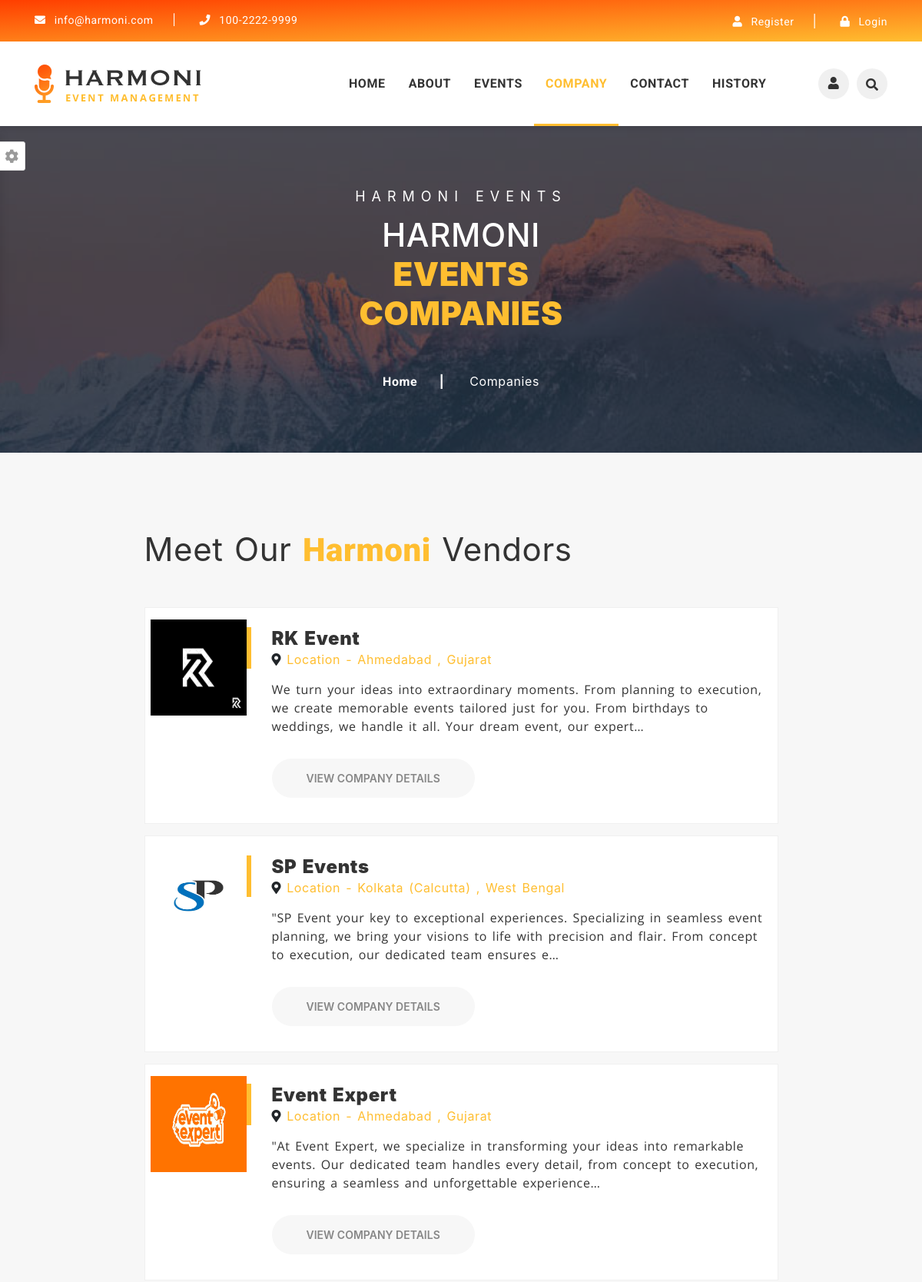
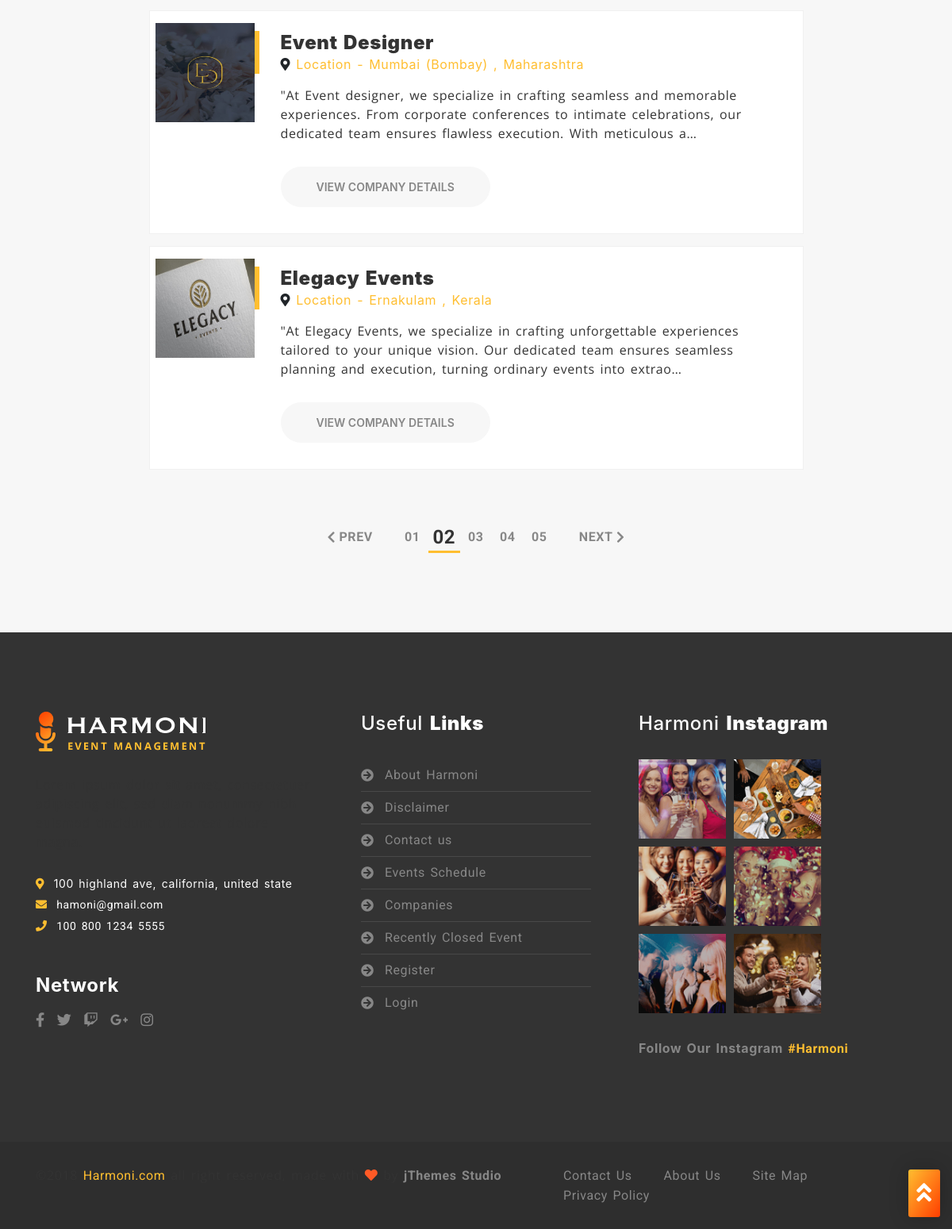
The page /company/ on the database its author committed (2 pictures, top to bottom).
### event_data/models.py (models this page shows, shortened)
class Company(models.Model):
    name = models.CharField(max_length=255)
    email = models.EmailField()
    contact_number = models.CharField(max_length=12)
    street_address = models.CharField(max_length=200)
    city_id = models.ForeignKey('City', on_delete=models.CASCADE)
    state_id = models.ForeignKey('State' , on_delete=models.CASCADE)
    companyLogo_path = models.ImageField(default='default.jpg' , upload_to = 'company_img/')
    description = models.TextField(default=None)
    User_id = models.ForeignKey('auth.User', on_delete=models.CASCADE)
    slug = models.SlugField(unique = True , null=True , blank=True , max_length=100)

class City(models.Model):
    city_name = models.CharField(max_length=255)
    state_id = models.ForeignKey('State' ,  on_delete=models.CASCADE)
    def __str__(self):
        return self.city_name

class State(models.Model):
    state_name = models.CharField(max_length=255)
    def __str__(self):
        return self.state_name

### EventManagement/views.py (the view)
# urls.py: path('company/',views.company,name="company"),
def company(request):
    active = "vendor"
    company_obj = Company.objects.all()
    contaxt={
        'active' : active,
        'company' : company_obj
    }
    return render(request , 'user/company.html',contaxt)

### templates/user/company.html (shortened to what this page needs)
{% extends 'user/base.html' %}
{% load static %}
{% block content %}
		<section id="breadcrumb-section" class="breadcrumb-section clearfix">
			<div class="jarallax" style="background-image: url('{% static 'assets/images/breadcrumb/0.breadcrumb-bg.jpg' %}');">
				<div class="overlay-black">
					<div class="container">
						<div class="row justify-content-center">
							<div class="col-lg-6 col-md-12 col-sm-12">
								<div class="breadcrumb-title text-center mb-50">
									<span class="sub-title">harmoni events</span>
									<h2 class="big-title">harmoni <strong>Events Companies</strong></h2>
								</div>
								<div class="breadcrumb-list">
									<ul>
										<li class="breadcrumb-item"><a href="index-1.html" class="breadcrumb-link">Home</a></li>
										<li class="breadcrumb-item active" aria-current="page">Companies</li>
									</ul>
								</div>
							</div>
						</div>
					</div>
				</div>
			</div>
		</section>
		<section id="event-section" class="event-section bg-gray-light sec-ptb-100 clearfix">
			<div class="container">
				<div class="row justify-content-center">
					<div class="col-lg-9 col-md-12 col-sm-12">
							<div class="section-title mb-50">
					<h5 class="big-title">Meet Our <strong><a style="color:#FFBE30;" disabled >Harmoni </strong></a> vendors</h5>
					</div>
						<div class="tab-content">
							<div id="list-style" class="tab-pane fade in active show">
								{% for i in company %}
								<form action="{% url 'company_profile' slug=i.slug%}" method="POST">
								<div class="event-list-item clearfix">
									<div class="event-image"  style="left:-8px; padding-left:-13%;width: 250px;margin-right: -10;margin-right:-30;margin-right: -100px;">
										<img src="{{i.companyLogo_path.url}}" alt="Image_not_found">
									</div>
									<div class="event-content">
										<div class="event-title mb-15">
											<h3 class="title">
												 <strong>{{i.name}}</strong>
											</h3>
											<i class="fas fa-map-marker-alt"></i>
											<span class="ticket-price yellow-color">Location - {{i.city_id}} , {{i.state_id}}</span>
										</div>
										<p class="discription-text mb-30">
											{{i.description | truncatechars:200}}
										</p>
										<div class="event-info-list ul-li clearfix">
											<ul>
												<li>
													<button href="#!" type="submit" class="tickets-details-btn">
															View Company Details
													</button>
												</li>
											</ul>
										</div>
									</div>
								</div>
								</form>
								{% endfor %}
								<div class="pagination ul-li clearfix">
									<ul>
										<li class="page-item prev-item">
											<a class="page-link" href="#!">Prev</a>
										</li>
										<li class="page-item"><a class="page-link" href="#!">01</a></li>
										<li class="page-item active"><a class="page-link" href="#!">02</a></li>
										<li class="page-item"><a class="page-link" href="#!">03</a></li>
										<li class="page-item"><a class="page-link" href="#!">04</a></li>
										<li class="page-item"><a class="page-link" href="#!">05</a></li>
										<li class="page-item next-item">
											<a class="page-link" href="#!">Next</a>
										</li>
									</ul>
								</div>
							</div>
								</div>
							</div>
						</div>
					</div>
		</section>
{% endblock content %}

### templates/user/base.html (shortened to what this page needs)
<!DOCTYPE html>
<html lang="en">
{% load static %}
<head>
		<link rel="stylesheet" type="text/css" href="{% static 'assets/css/bootstrap.min.css' %}">
		<link rel="stylesheet" type="text/css" href="{% static 'assets/css/fontawesome-all.css' %}">
		<link rel="stylesheet" type="text/css" href="{% static 'assets/css/flaticon.css' %}">
		<link rel="stylesheet" type="text/css" href="{% static 'assets/css/slick.css' %}">
		<link rel="stylesheet" type="text/css" href="{% static 'assets/css/slick-theme.css' %}">
		<link rel="stylesheet" type="text/css" href="{% static 'assets/css/animate.css' %}">
		<link rel="stylesheet" type="text/css" href="{% static 'assets/css/owl.carousel.min.css' %}">
		<link rel="stylesheet" type="text/css" href="{% static 'assets/css/owl.theme.default.min.css' %}">
		<link rel="stylesheet" type="text/css" href="{% static 'assets/css/magnific-popup.css' %}">
		<link rel="stylesheet" type="text/css" href="{% static 'assets/css/jquery.mCustomScrollbar.min.css' %}">
		<link rel="stylesheet" type="text/css" href="{% static 'assets/css/calendar.css' %}">
		<link rel="stylesheet" type="text/css" href="{% static 'assets/css/colors/style-switcher.css' %}">
		<link id="color_theme" rel="stylesheet" type="text/css" href="{% static 'assets/css/colors/default.css' %}">
		<link rel="stylesheet" type="text/css" href="{% static 'assets/css/style.css' %}">
		<link rel="stylesheet" type="text/css" href="{% static 'assets/css/colors/style-switcher.css' %}">
		<link rel="stylesheet" href="https://cdnjs.cloudflare.com/ajax/libs/font-awesome/5.15.3/css/all.min.css">
        <link rel="stylesheet" href="{% static 'https://cdn.jsdelivr.net/npm/bootstrap@4.0.0/dist/css/bootstrap.min.css' %}">
	</head>
	<body class="default-header-p">
		<div class='backtotop'>
			<a href="#thetop" class='scroll'>
				<i class="fas fa-angle-double-up"></i>
			</a>
		</div>
		<header id="header-section" class="header-section default-header-section auto-hide-header clearfix">
			<div class="header-top">
				<div class="container">
					<div class="row">
						<div class="col-lg-6">
							<div class="basic-contact">
								<ul>
									{% if user.is_authenticated %}
									<li>
										<a href="#!">
											<i class="fas fa-envelope"></i>
											{{user.email}}
										</a>
									</li>
									{% else %}
									<li>
										<a href="#!">
											<i class="fas fa-envelope"></i>
											info@harmoni.com
										</a>
									</li>
									<li>
										<a href="#!">
											<i class="fas fa-phone"></i>
											100-2222-9999
										</a>
									</li>
									{% endif %}
								</ul>
							</div>
						</div>
						<div class="col-lg-6">
							<div class="register-login-group">
								<ul>
									<li>
										{% if user.is_authenticated %}
										<a href="{% url "profile" %}">
											<i class="fas fa-user"></i>
											{{user.username}}
										</a>
										{% else %}
										<a href="{% url 'register' %}">
											<i class="fas fa-user"></i>
											Register
										</a>
										{% endif %}
									</li>
									<li>
										{% if user.is_authenticated %}
										<a href="#" data-toggle="modal" data-target="#exampleModal">
											<i class="fas fa-sign-out-alt" data-toggle="modal" data-target="#exampleModalCenter"></i>
											Logout
										</a>
										{% else %}
										<a href="{% url 'login' %}" >
											<i class="fas fa-lock"></i>
											Login
										</a>
										{% endif %}
									</li>
								</ul>
							</div>
						</div>
					</div>
				</div>
			</div>
			<div class="header-bottom">
				<div class="container">
					<div class="row">
						<div class="col-lg-3">
							<div class="site-logo-wrapper">
								<a href="{% url 'home' %}" class="logo">
									<img src="{% static 'assets/images/0.site-logo.png' %}" alt="logo_not_found">
								</a>
							</div>
						</div>
						<div class="col-lg-9">
							<div class="mainmenu-wrapper">
								<div class="row">
									<div class="col-lg-10">
										<div class="menu-item-list ul-li clearfix">
											<ul>
												<li class="menu-item-has-children{% if active == 'home' %} active{% endif %}">
													<a href="{% url 'index' %}">home</a>
												</li>
												<li class="menu-item-has-children{% if active == 'about' %} active{% endif %}">
													<a href="{% url 'about' %}">about</a>
												</li>
												<li class="menu-item-has-children{% if active == 'event' %} active{% endif %}">
													<a href="{% url 'event' %}">events</a>
												</li>
												<li class="menu-item-has-children{% if active == 'vendor' %} active{% endif %}">
													<a href="{% url 'company' %}">Company</a>
												</li>
												<li class="menu-item-has-children{% if active == 'contact' %} active{% endif %}">
													<a href="{% url 'contact' %}">Contact</a>
												</li>
												{% if user.is_staff %}
													<li class="menu-item-has-children{% if active == 'myevent' %} active{% endif %}">
														<a href="{% url 'myevent' %}">My Events</a>
													</li>
												{% else %}
													<li class="menu-item-has-children{% if active == 'history' %} active{% endif %}">
														<a href="{% url 'history' %}">History</a>
													</li>
												{% endif %}
											</ul>
										</div>
									</div>
									<div class="col-lg-2">
										<div class="user-search-btn-group ul-li clearfix">
											<ul>
												<li>
													{% if user.profile_pics %}
													<a href="#">
														 <img src="{{user.profile_pics.image.url}}" class="rounded-circle" style="height: 43px; width: 150px;" ></img>
													</a>
													{% else %}
													<a href="#!">
														<i class="fas fa-user"></i>
													</a>
													{% endif %}
												</li>
												<li>
													<button type="button" class="toggle-overlay search-btn">
														<i class="fas fa-search"></i>
													</button>
												</li>
											</ul>
										</div>
									</div>
								</div>
							</div>
						</div>
					</div>
				</div>
			</div>
		</header>
        {% block content %}
        {% endblock content %}
		<footer id="footer-section" class="footer-section footer-section2 clearfix">
			<div class="footer-top sec-ptb-100 clearfix">
				<div class="container">
					<div class="row">
						<div class="col-lg-4 col-md-6 col-sm-12">
							<div class="about-wrapper">
								<div class="site-logo-wrapper mb-30">
									<a href="index-1.html" class="logo">
										<img src="{% static 'assets/images/1.site-logo.png' %}" alt="logo_not_found">
									</a>
								</div>
								<p class="mb-30">
								</p>
								<div class="basic-info ul-li-block mb-50">
									<ul>
										<li>
											<i class="fas fa-map-marker-alt"></i>
											100 highland ave, california, united state
										</li>
										<li>
											<i class="fas fa-envelope"></i>
											<a href="#!">hamoni@gmail.com</a>
										</li>
										<li>
											<i class="fas fa-phone"></i>
											<a href="#!">100 800 1234 5555</a>
										</li>
									</ul>
								</div>
								<div class="social-links ul-li">
									<h3 class="social-title">network</h3>
									<ul>
										<li>
											<a href="#!"><i class="fab fa-facebook-f"></i></a>
										</li>
										<li>
											<a href="#!"><i class="fab fa-twitter"></i></a>
										</li>
										<li>
											<a href="#!"><i class="fab fa-twitch"></i></a>
										</li>
										<li>
											<a href=""><i class="fab fa-google-plus-g"></i></a>
										</li>
										<li>
											<a href="https://www.instagram.com/i_am_nil_patel_/?utm_source=qr&igsh=c25xbHZjaGhwNHk0"><i class="fab fa-instagram"></i></a>
										</li>
									</ul>
								</div>
							</div>
						</div>
						<div class="col-lg-4 col-md-6 col-sm-12">
							<div class="usefullinks-wrapper ul-li-block">
								<h3 class="footer-item-title">
									useful <strong>links</strong>
								</h3>
								<ul>
									<li><a href="{% url 'about' %}">About Harmoni</a></li>
									<li><a href="#!">Disclaimer</a></li>
									<li><a href="{% url 'contact' %}">Contact us</a></li>
									<li><a href="{% url 'event' %}">Events Schedule</a></li>
									<li><a href="{% url 'company' %}">Companies</a></li>
									<li><a href="{% url 'closed_event' %}">Recently Closed Event</a></li>
									{% if user.is_authenticated %}
										{% if request.user.is_staff %}
										<li><a href="{% url 'myevent' %}">My Events</a></li>
										{% else %}
										<li><a href="{% url 'history' %}">History</a></li>
										{% endif %}
									{% else %}
										<li><a href="{% url 'register' %}">Register</a></li>
										<li><a href="{% url 'login' %}">Login</a></li>
									{% endif %}
								</ul>
							</div>
						</div>
						<div class="col-lg-4 col-md-6 col-sm-12">
							<div class="instagram-wrapper ul-li">
								<h3 class="footer-item-title">
									harmoni <strong>instagram</strong>
								</h3>
								<ul>
									<li class="image-wrapper">
										<img src="{% static 'assets/images/footer/instagram/img1.png' %}" alt="Image_not_found">
									</li>
									<li class="image-wrapper">
										<img src="{% static 'assets/images/footer/instagram/img2.png' %}" alt="Image_not_found">
									</li>
									<li class="image-wrapper">
										<img src="{% static 'assets/images/footer/instagram/img3.png' %}" alt="Image_not_found">
									</li>
									<li class="image-wrapper">
										<img src="{% static 'assets/images/footer/instagram/img4.png' %}" alt="Image_not_found">
									</li>
									<li class="image-wrapper">
										<img src="{% static 'assets/images/footer/instagram/img5.png' %}" alt="Image_not_found">
									</li>
									<li class="image-wrapper">
										<img src="{% static 'assets/images/footer/instagram/img6.png' %}" alt="Image_not_found">
									</li>
								</ul>
								<h4 class="followus-link">
									Follow Our Instagram <a href="#!">#Harmoni</a>
								</h4>
							</div>
						</div>
					</div>
				</div>
			</div>
			<div class="footer-bottom">
				<div class="container">
					<div class="row">
						<div class="col-lg-7 col-md-12 col-sm-12">
							<div class="copyright-text">
								<p class="m-0">©2018 <a href="#!" class="site-link">Harmoni.com</a> all right reserved, made with <i class="fas fa-heart"></i> by <a href="#!" class="author-link"><strong>jThemes Studio</strong></a></p>
							</div>
						</div>
						<div class="col-lg-5 col-md-12 col-sm-12">
							<div class="footer-menu">
								<ul>
									<li><a href="{% url 'contact' %}">Contact us</a></li>
									<li><a href="{% url 'about' %}">About us</a></li>
									<li><a href="{% url 'home' %}">Site map</a></li>
									<li><a href="#!">Privacy policy</a></li>
								</ul>
							</div>
						</div>
					</div>
				</div>
			</div>
		</footer>
	</body>
</html>

### rows shown on the page
Company: companyLogo_path (picture), name "RK Event", city_id "Ahmedabad", state_id "Gujarat", description "We turn your ideas into extraordinary moments. From planning to execution, we create memorable events tailored just for you. From birthdays to weddings, we handle it all. Your dream event, our expert…"
Company: companyLogo_path (picture), name "SP Events", city_id "Kolkata (Calcutta)", state_id "West Bengal", description "\"SP Event your key to exceptional experiences. Specializing in seamless event planning, we bring your visions to life with precision and flair. From concept to execution, our dedicated team ensures e…"
Company: companyLogo_path (picture), name "Event Expert", city_id "Ahmedabad", state_id "Gujarat", description "\"At Event Expert, we specialize in transforming your ideas into remarkable events. Our dedicated team handles every detail, from concept to execution, ensuring a seamless and unforgettable experience…"
Company: companyLogo_path (picture), name "Event Designer", city_id "Mumbai (Bombay)", state_id "Maharashtra", description "\"At Event designer, we specialize in crafting seamless and memorable experiences. From corporate conferences to intimate celebrations, our dedicated team ensures flawless execution. With meticulous a…"
Company: companyLogo_path (picture), name "Elegacy Events", city_id "Ernakulam", state_id "Kerala", description "\"At Elegacy Events, we specialize in crafting unforgettable experiences tailored to your unique vision. Our dedicated team ensures seamless planning and execution, turning ordinary events into extrao…"
